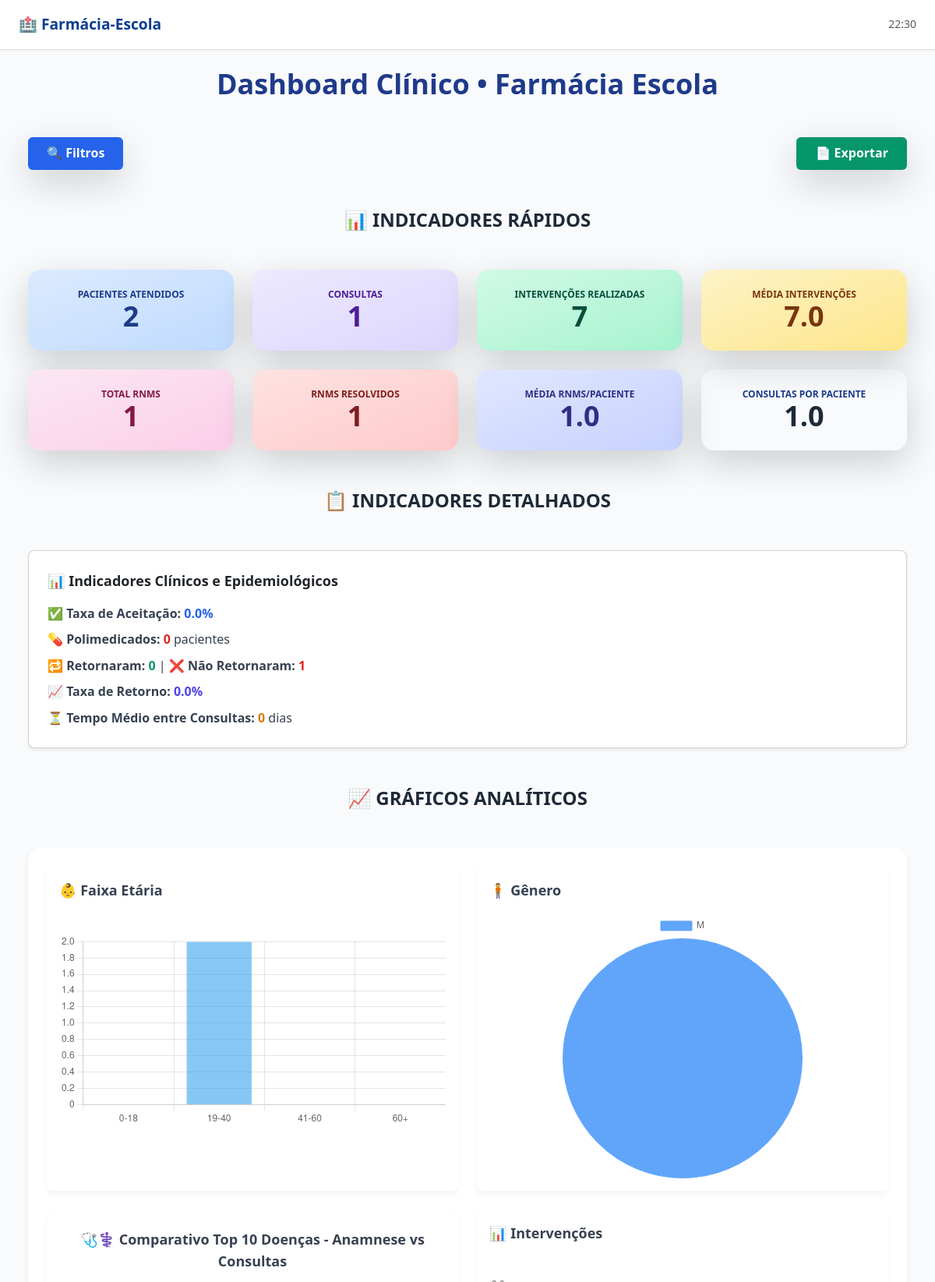
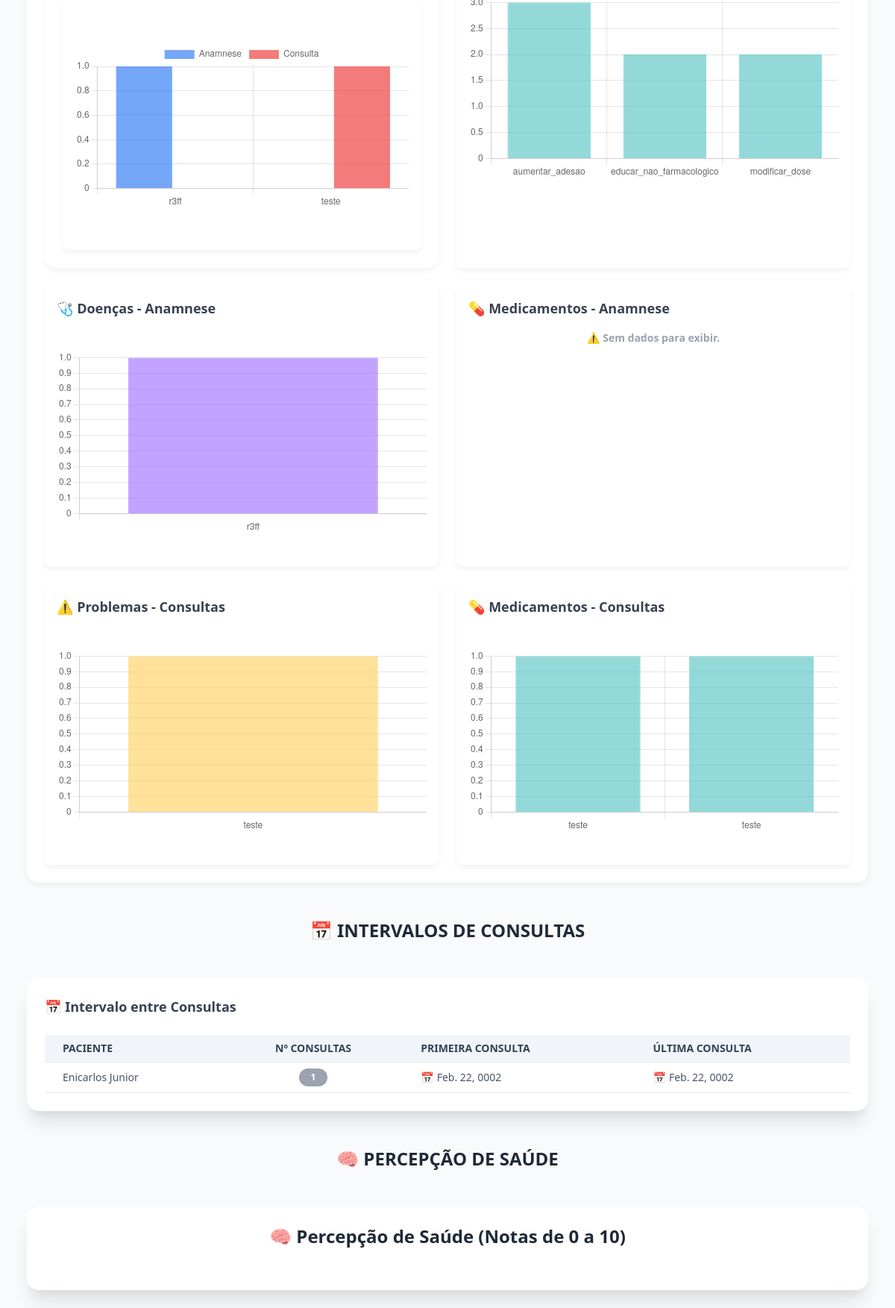
The page /relatorios/dashboard/ on the database its author committed (2 pictures, top to bottom).
### paciente/models.py (models this page shows, shortened)
class Paciente(models.Model):
    nome = models.CharField(max_length=150)
    telefone = models.CharField(max_length=15)
    responsavel = models.CharField(max_length=100)
    data_nascimento = models.DateField()
    doencas = models.ManyToManyField(
        Doenca,
        through='MedicamentoDoencaPaciente',
        related_name='pacientes',
        blank=True
    )
    medicamentos = models.ManyToManyField(Medicamento, related_name='pacientes', blank=True)
    genero = models.CharField(
        max_length=15, choices=[('M', 'Masculino'), ('F', 'Feminino'), ('O', 'Outro'), ('ND', 'Prefere não dizer')]
    )
    estado_civil = models.CharField(
        max_length=20, choices=[
            ('Casado(a)', 'Casado(a)'),
            ('Solteiro(a)', 'Solteiro(a)'),
            ('Separado(a)', 'Separado(a)'),
            ('Amigado(a)', 'Amigado(a)'),
            ('Viuvo(a)', 'Viúvo(a)'),
            ('Nao consta', 'Não consta'),
            ('Outro', 'Outro'),
        ]
    )
    bairro = models.CharField(max_length=100)
    distrito = models.CharField(max_length=20, choices=[('Rural', 'Zona Rural'), ('Urbano', 'Zona Urbana')])
    municipio = models.CharField(max_length=100)
    escolaridade = models.CharField(
        max_length=30, choices=[
            ('Analfabeto', 'Analfabeto'),
            ('Fundamental incompleto', 'Fundamental incompleto'),
            ('Fundamental completo', 'Fundamental completo'),
            ('Médio incompleto', 'Médio incompleto'),
            ('Ensino médio completo', 'Ensino médio completo'),
            ('Superior incompleto', 'Superior incompleto'),
            ('Superior completo', 'Superior completo'),
            ('Pós-graduação', 'Pós-graduação'),
            ('Nao consta', 'Não consta'),
        ]
    )
    ocupacao = models.CharField(max_length=100)
    raca = models.CharField(
        max_length=20, choices=[
            ('Pardo', 'Pardo'),
            ('Preto', 'Preto'),
            ('Branco', 'Branco'),
            ('Amarelo', 'Amarelo'),
            ('Negro', 'Negro'),
            ('Outro', 'Outro'),
            ('Nao consta', 'Não consta'),
        ]
    )
    reside_com = models.CharField(max_length=100)
    observacoes = models.TextField(blank=True)

### relatorios/views.py (the view)
# urls.py: path('dashboard/', dashboard_clinico, name='dashboard_clinico'),
def dashboard_clinico(request):
    data_inicio = request.GET.get('data_inicio')
    data_fim = request.GET.get('data_fim')
    doenca_paciente_id = request.GET.get('doenca_paciente')
    medicamento_paciente_id = request.GET.get('medicamento_paciente')
    faixa_etaria_filtro = request.GET.get('faixa_etaria')
    classe_medicamento_filtro = request.GET.get('classe_medicamento')
    problema_saude_filtro = request.GET.get('problema_saude')
    pacientes = Paciente.objects.all()
    consultas = Consulta.objects.all()
    pacientes, consultas, planos = aplicar_filtros(
        pacientes, consultas, data_inicio, data_fim,
        doenca_paciente_id, medicamento_paciente_id,
        faixa_etaria_filtro
    )
    problemas_consulta = ProblemaSaude.objects.filter(consulta__in=consultas)
    medicamentos_consulta = MedicamentoConsulta.objects.filter(consulta__in=consultas)
    if classe_medicamento_filtro:
        medicamentos_consulta = medicamentos_consulta.filter(classe__icontains=classe_medicamento_filtro)
    if problema_saude_filtro:
        problemas_consulta = problemas_consulta.filter(problema__icontains=problema_saude_filtro)
    estatisticas = calcular_estatisticas(pacientes, consultas, planos, medicamentos_consulta, problemas_consulta)
    distribuicoes = calcular_distribuicoes(pacientes, consultas, planos)
    labels_problema_consulta, valores_problema_consulta = calcular_top10_por_consultas(
        ProblemaSaude.objects.filter(consulta__in=consultas),
        'problema'
    )
    labels_medicamento_consulta, valores_medicamento_consulta = calcular_top10_por_consultas(
        MedicamentoConsulta.objects.filter(consulta__in=consultas),
        'nome'
    )
    armazenamento, descarte = calcular_armazenamento_descarte(pacientes)
    rnm_tipos = planos.values('registro_intervencao').annotate(total=Count('id'))
    intervalo_consultas = calcular_intervalo_consultas()
    percepcao = calcular_percepcao_saude(pacientes)
    taxa_aceitacao = calcular_taxa_aceitacao(planos)
    polimedicados = calcular_pacientes_polimedicados(consultas)
    adesao = calcular_adesao_seguimento(consultas)
    tempo_medio_intervalo = calcular_tempo_medio_entre_consultas(intervalo_consultas)
    labels_doenca_paciente, valores_doenca_paciente = calcular_top10_por_pacientes(
    DoencaPaciente.objects.filter(pacientes__in=pacientes),
    'nome'
    )
    labels_medicamento_paciente, valores_medicamento_paciente = calcular_top10_por_pacientes(
        MedicamentoPaciente.objects.filter(pacientes__in=pacientes),
        'nome'
    )
    context = {
        **estatisticas,
        **distribuicoes,
        'taxa_aceitacao': taxa_aceitacao,
        'polimedicados': polimedicados,
        'adesao': adesao,
        'tempo_medio_intervalo': tempo_medio_intervalo,
        'labels_doenca_paciente': labels_doenca_paciente,
        'valores_doenca_paciente': valores_doenca_paciente,
        'labels_medicamento_paciente': labels_medicamento_paciente,
        'valores_medicamento_paciente': valores_medicamento_paciente,
        'labels_problema_consulta': labels_problema_consulta,
        'valores_problema_consulta': valores_problema_consulta,
        'labels_medicamento_consulta': labels_medicamento_consulta,
        'valores_medicamento_consulta': valores_medicamento_consulta,
        'armazenamento': armazenamento,
        'descarte': descarte,
        'rnm_tipos': rnm_tipos,
        'intervalo_consultas': intervalo_consultas,
        'percepcao': percepcao,
        'filtros': {
            'data_inicio': data_inicio,
            'data_fim': data_fim,
            'doenca_paciente': doenca_paciente_id,
            'medicamento_paciente': medicamento_paciente_id,
            'faixa_etaria_filtro': faixa_etaria_filtro,
            'classe_medicamento_filtro': classe_medicamento_filtro,
            'problema_saude_filtro': problema_saude_filtro,
        },
        'dropdowns': {
            'doencas': DoencaPaciente.objects.all(),
            'medicamentos': MedicamentoPaciente.objects.all(),
            'classes_medicamento': MedicamentoConsulta.objects.values_list('classe', flat=True).distinct(),
            'problemas_saude': ProblemaSaude.objects.values_list('problema', flat=True).distinct(),
        },
        'exportar_opcoes': [
            ("Pacientes Atendidos", "pacientes"),
            ("Consultas", "consultas"),
            ("Intervenções Realizadas", "intervencoes"),
            ('RNMs', 'rnms'),
            ("Anamneses", "anamneses"),
        ]
    }
    return render(request, 'relatorios/dashboard.html', context)

### relatorios/views.py (called while the page is built, shortened)
def aplicar_filtros(pacientes, consultas, data_inicio=None, data_fim=None,
                    doenca_paciente_id=None, medicamento_paciente_id=None,
                    faixa_etaria_filtro=None):
    if doenca_paciente_id:
        pacientes = pacientes.filter(doencas__id=doenca_paciente_id)
    if medicamento_paciente_id:
        pacientes = pacientes.filter(medicamentos__id=medicamento_paciente_id)
    if data_inicio and data_fim:
        consultas = consultas.filter(data_consulta__range=[data_inicio, data_fim])
    consultas = consultas.filter(paciente__in=pacientes)
    planos = PlanoAtuacao.objects.filter(consulta__in=consultas)
    return pacientes, consultas, planos

def calcular_top10_por_consultas(model_qs, campo):
    qs = model_qs.annotate(total=Count('consulta')).order_by('-total')[:10]
    labels = [getattr(obj, campo) for obj in qs]
    valores = [obj.total for obj in qs]
    return json.dumps(labels), json.dumps(valores)

def calcular_top10_por_pacientes(model_qs, campo):
    qs = model_qs.annotate(total=Count('pacientes')).order_by('-total')[:10]
    labels = [getattr(obj, campo) for obj in qs]
    valores = [obj.total for obj in qs]
    return json.dumps(labels), json.dumps(valores)

def calcular_armazenamento_descarte(pacientes):
    armazenamento = Anamnese.objects.filter(paciente__in=pacientes).values('autonomia__local_guarda').annotate(total=Count('id'))
    descarte = Anamnese.objects.filter(paciente__in=pacientes).values('autonomia__forma_descarte').annotate(total=Count('id'))
    return armazenamento, descarte

def calcular_intervalo_consultas():
    return Consulta.objects.values('paciente__nome').annotate(
        primeira=Min('data_consulta'),
        ultima=Max('data_consulta'),
        numero_consultas=Count('id')
    )

def calcular_percepcao_saude(pacientes):
    return Anamnese.objects.filter(
        paciente__in=pacientes, saude__percepcao_saude__isnull=False
    ).values('saude__percepcao_saude').annotate(
        total=Count('id')
    ).order_by('saude__percepcao_saude')

def calcular_taxa_aceitacao(planos):
    total_intervencoes = planos.count()
    if total_intervencoes == 0:
        return 0
    aceitas = planos.filter(resultado='Aceita').count()
    taxa = (aceitas / total_intervencoes) * 100
    return round(taxa, 1)

### relatorios/templates/relatorios/dashboard.html (shortened to what this page needs)
{% extends 'menu.html' %}
{% load static %}
{% block content %}
<link rel="stylesheet" href="{% static 'css/dashboard.css' %}">
<div class="container mx-auto w-full max-w-7xl px-6 py-8 space-y-12">
  <h1 class="text-4xl font-bold text-blue-900 text-center">
    Dashboard Clínico • Farmácia Escola
  </h1>
  <div class="flex justify-center md:justify-between items-center mt-8 gap-4">
    <button id="toggleFiltros" onclick="toggleFiltros()"
      class="bg-blue-600 hover:bg-blue-700 text-white px-4 py-2 rounded shadow-lg">
      🔍 Filtros
    </button>
    <button onclick="openModal()"
      class="bg-green-600 hover:bg-green-700 text-white px-4 py-2 rounded shadow-lg">
      📄 Exportar
    </button>
  </div>
  <h2 class="text-2xl font-semibold text-gray-800 mb-6 text-center">📊 Indicadores Rápidos</h2>
  <div class="grid grid-cols-1 md:grid-cols-2 lg:grid-cols-4 gap-6">
    {% include 'relatorios/partials/cards_dashboard.html' %}
  </div>
  <h2 class="text-2xl font-semibold text-gray-800 mb-6 text-center">📋 Indicadores Detalhados</h2>
  {% include 'relatorios/partials/_indicadores_adicionais.html' %}
  <h2 class="text-2xl font-semibold text-gray-800 mb-6 text-center">📈 Gráficos Analíticos</h2>
    {% include 'relatorios/partials/graficos_dashboard.html' %}
  <h2 class="text-2xl font-semibold text-gray-800 mb-6 text-center">📅 Intervalos de Consultas</h2>
  {% include 'relatorios/partials/tabela_intervalo_consultas.html' %}
  <h2 class="text-2xl font-semibold text-gray-800 mb-6 text-center">🧠 Percepção de Saúde</h2>
  {% include 'relatorios/partials/percepcao_saude.html' %}
</div>
{% endblock %}

### relatorios/templates/relatorios/partials/tabela_intervalo_consultas.html
<section class="bg-white p-6 rounded-2xl shadow-xl mb-10">
  <h3 class="text-lg font-semibold text-gray-700 mb-4">
    📅 Intervalo entre Consultas
  </h3>
  <div class="overflow-x-auto" style="max-height: 500px; overflow-y: auto;">
    <table class="min-w-full text-sm text-gray-700 table-auto">
      <thead class="bg-gray-100 sticky top-0 z-10">
        <tr>
          <th class="px-4 py-2 text-left">Paciente</th>
          <th class="px-4 py-2 text-center">Nº Consultas</th>
          <th class="px-4 py-2 text-left">Primeira Consulta</th>
          <th class="px-4 py-2 text-left">Última Consulta</th>
        </tr>
      </thead>
      <tbody>
        {% for c in intervalo_consultas %}
        <tr class="border-t {% cycle 'bg-white' 'bg-gray-50' %}">
          <td class="px-4 py-2 font-medium">{{ c.paciente__nome }}</td>
          <td class="px-4 py-2 text-center">
            <span
              class="inline-block px-3 py-1 rounded-full text-white text-xs font-semibold
              {% if c.numero_consultas <= 2 %}
                bg-gray-400
              {% elif c.numero_consultas <= 5 %}
                bg-blue-500
              {% else %}
                bg-green-600
              {% endif %}
              ">
              {{ c.numero_consultas }}
            </span>
          </td>
          <td class="px-4 py-2">
            <span class="inline-flex items-center" title="Primeira consulta: {{ c.primeira }}">
              <span class="mr-1">📅</span> {{ c.primeira }}
            </span>
          </td>
          <td class="px-4 py-2">
            <span class="inline-flex items-center" title="Última consulta: {{ c.ultima }}">
              <span class="mr-1">📅</span> {{ c.ultima }}
            </span>
          </td>
        </tr>
        {% endfor %}
      </tbody>
    </table>
  </div>
</section>

### relatorios/static/css/dashboard.css (style rules this page uses)
* { box-sizing: border-box; }
body { background-color: #f8fafc; font-family: 'Segoe UI', Tahoma, sans-serif; color: #1e293b; line-height: 1.6; padding-top: 4rem; }
.container { max-width: 1280px; margin: 0 auto; padding: 1.5rem; }
section { width: 100%; background: #ffffff; padding: 1.5rem; border-radius: 1rem; box-shadow: 0 4px 10px rgba(0, 0, 0, 0.05); transition: box-shadow 0.3s ease, transform 0.3s ease; }
h1, h2, h3 { font-weight: 700; color: #1e3a8a; }
h1 { font-size: 2.5rem; }
h2 { font-size: 1.75rem; }
h3 { font-size: 1.125rem; }
button { font-weight: 600; transition: background-color 0.3s ease, transform 0.2s ease; }
h2 { font-size: 0.75rem; font-weight: 600; text-transform: uppercase; }
.grid { display: grid !important; gap: 1.5rem !important; }
table { width: 100%; border-collapse: collapse; }
table th { background: #f1f5f9; color: #334155; text-transform: uppercase; font-size: 0.875rem; font-weight: 600; padding: 0.75rem; }
table td { padding: 0.75rem; border-bottom: 1px solid #e2e8f0; color: #475569; }

### tela_inicial/templates/menu.html (style rules this page uses)
body { padding-top: 64px; font-family: 'Inter', sans-serif; }

### rows shown on the page
Paciente: paciente__nome "Enicarlos Junior", numero_consultas "1", primeira "Feb. 22, 0002", ultima "Feb. 22, 0002"

### other values the page prints
{{ total_pacientes }} "2"
{{ total_consultas }} "1"
{{ total_intervencoes }} "7"
{{ media_intervencoes|floatformat:1 }} "7.0"
{{ total_rnm }} "1"
{{ rnm_resolvido }} "1"
{{ media_rnm|floatformat:1 }} "1.0"
{{ media_consultas_paciente|floatformat:1 }} "1.0"
{{ taxa_aceitacao }} "0.0"
{{ polimedicados }} "0"
{{ adesao.retornaram }} "0"
{{ adesao.nao_retornaram }} "1"
{{ adesao.taxa_retorno }} "0.0"
{{ tempo_medio_intervalo }} "0"
